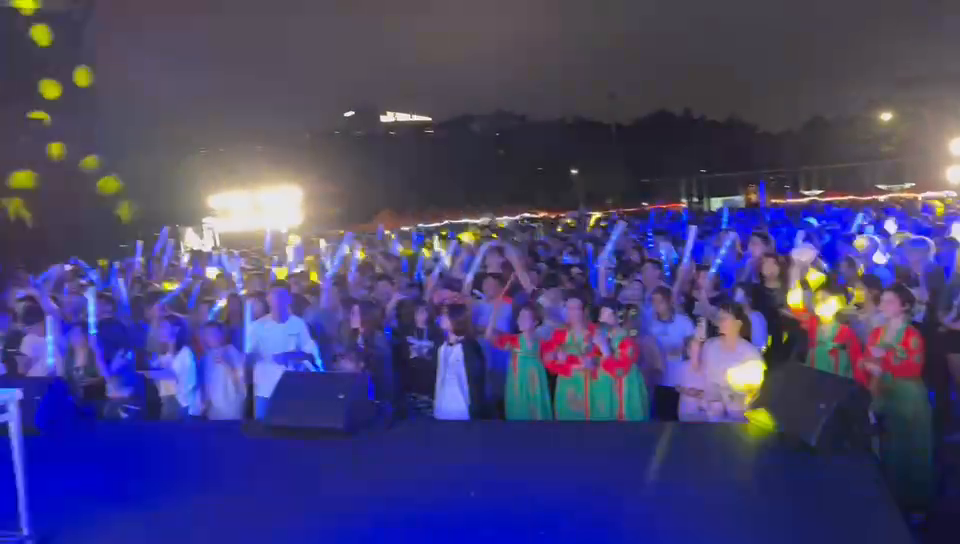
#> input picture frame 26 of OpencvProjects/Recour/DJing.mp4, 960 x 544 px
$ python readvideos.py
#> lines starting #> are read from the running program, lines starting #| are printed output that depends on the picture
import cv2
#import matplotlib.pyplot as plt
import numpy as up
path ='D:\Opencvfiles\Recour\DJing.mp4'
vc = cv2.VideoCapture(path)

if vc.isOpened():
    open, frame = vc.read()
#> frame is the input picture: shape (544, 960, 3); mean B, G, R 114.8, 66.6, 71
else:
    open = False

while open:
    ret, frame = vc.read()
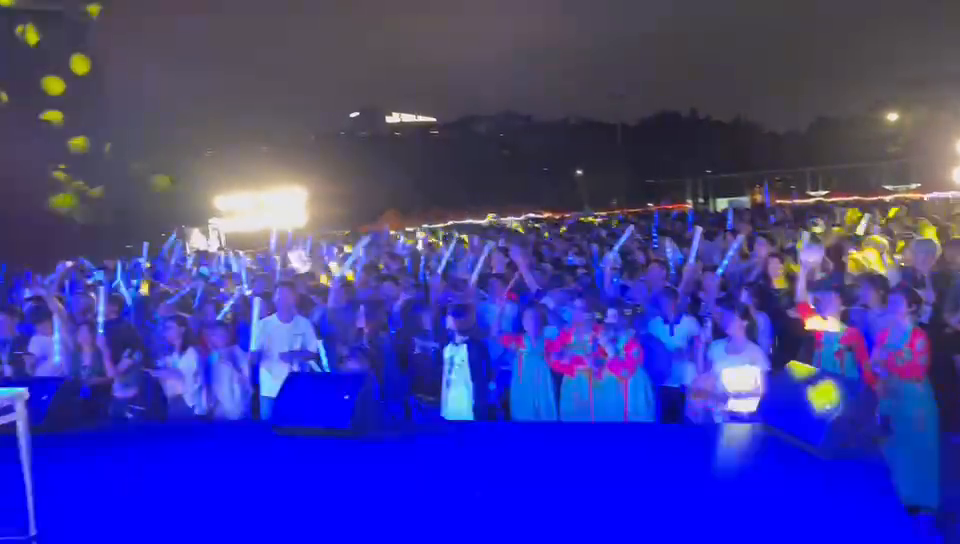
#> input picture frame 27 of OpencvProjects/Recour/DJing.mp4, 960 x 544 px
#> frame is the input picture: shape (544, 960, 3); mean B, G, R 152.1, 59.3, 61.9
    if frame is None:
        break
    if ret == True:
        gray = cv2.cvtColor(frame, cv2.COLOR_BGR2GRAY)
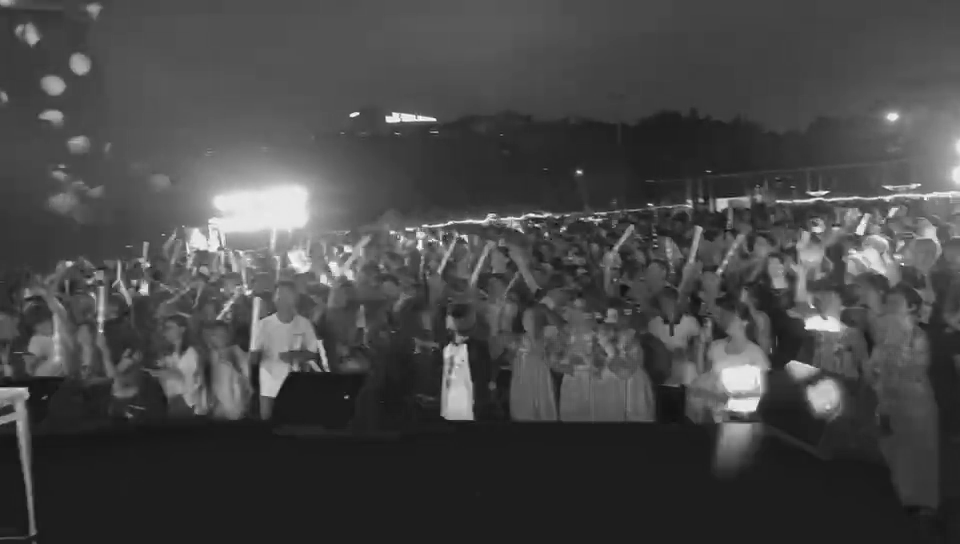
#> gray: shape (544, 960); min 17, max 255, mean 70.7
        cv2.imshow('ans',gray)
        if cv2.waitKey(10) & 0xFF ==27:
#> (key Esc is pressed here)
            break
vc.release()
cv2.destroyAllWindows()

$ run again, starting later in the video
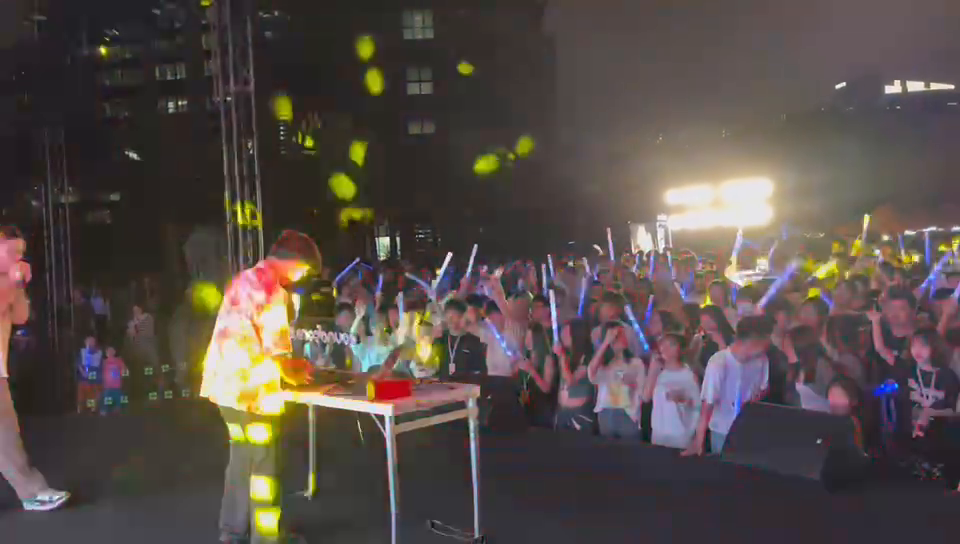
#> input picture frame 117 of OpencvProjects/Recour/DJing.mp4, 960 x 544 px
#> frame is the input picture: shape (544, 960, 3); mean B, G, R 71.4, 75.4, 85.3
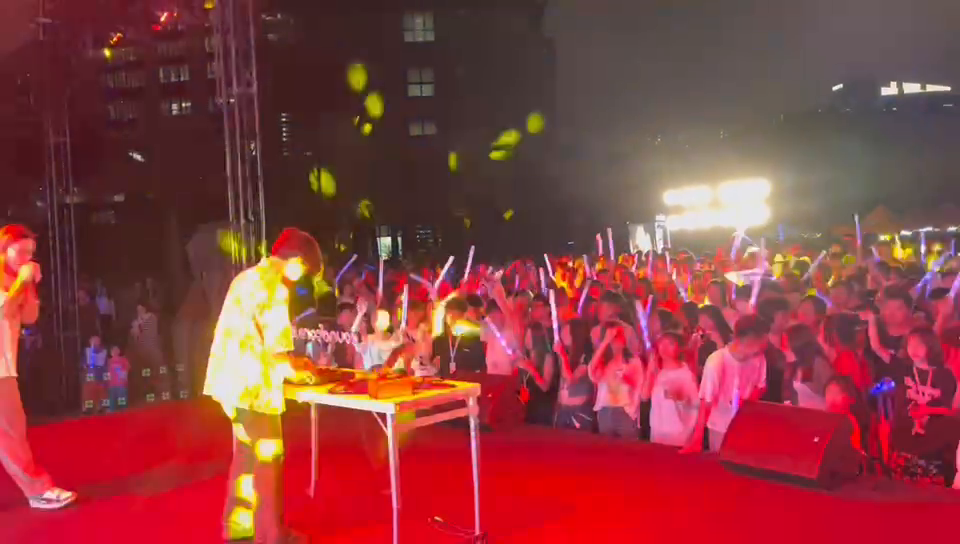
#> input picture frame 118 of OpencvProjects/Recour/DJing.mp4, 960 x 544 px
#> frame is the input picture: shape (544, 960, 3); mean B, G, R 62.9, 61.3, 138.1
#> `gray = cv2.cvtColor(frame, cv2.COLOR_BGR2GRAY)`:
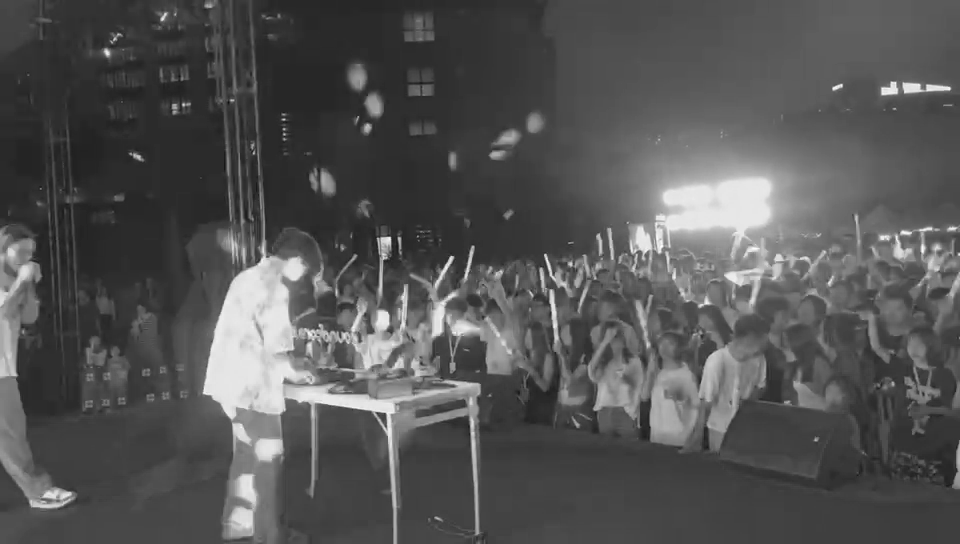
#> gray: shape (544, 960); min 13, max 255, mean 84.5

$ run again, starting later in the video
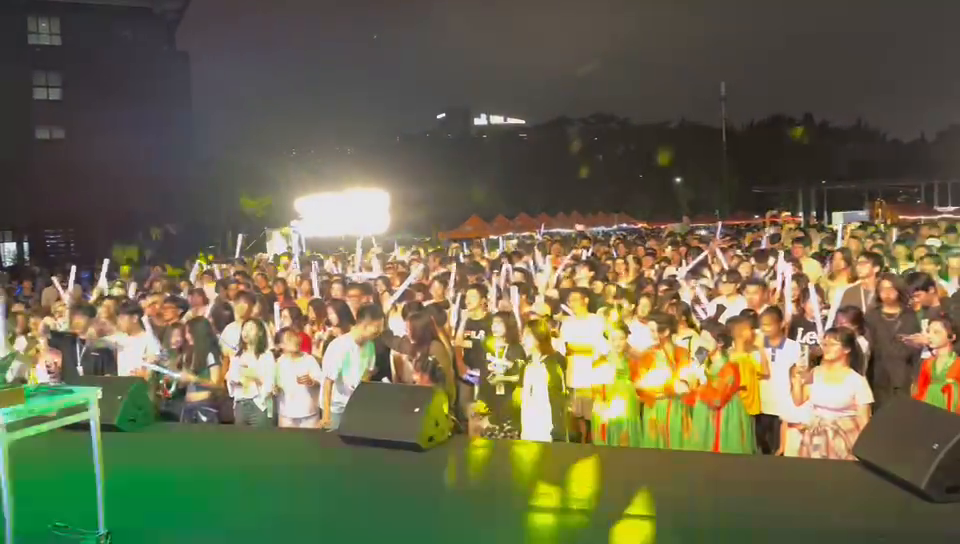
#> input picture frame 209 of OpencvProjects/Recour/DJing.mp4, 960 x 544 px
#> frame is the input picture: shape (544, 960, 3); mean B, G, R 76.7, 104.3, 107.5
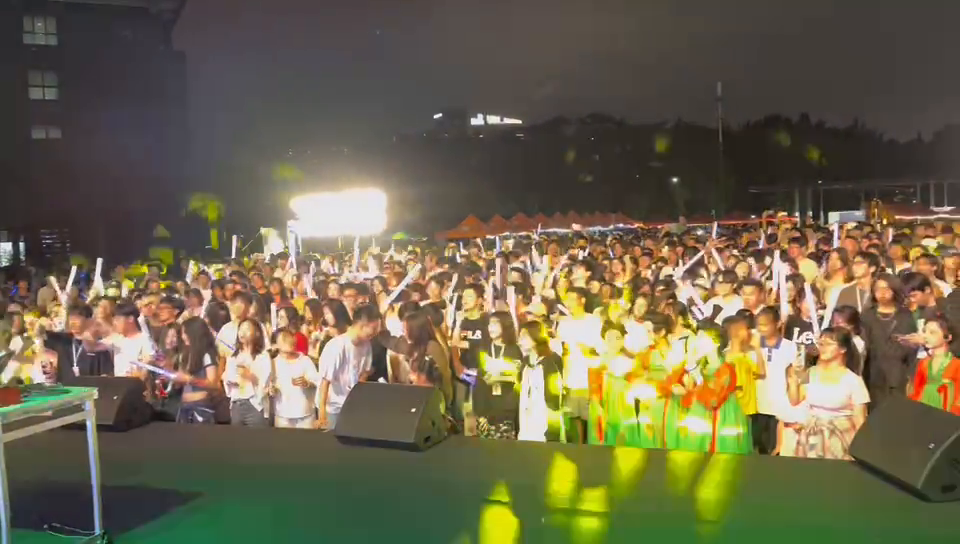
#> input picture frame 210 of OpencvProjects/Recour/DJing.mp4, 960 x 544 px
#> frame is the input picture: shape (544, 960, 3); mean B, G, R 76, 101.4, 109.2
#> `gray = cv2.cvtColor(frame, cv2.COLOR_BGR2GRAY)`:
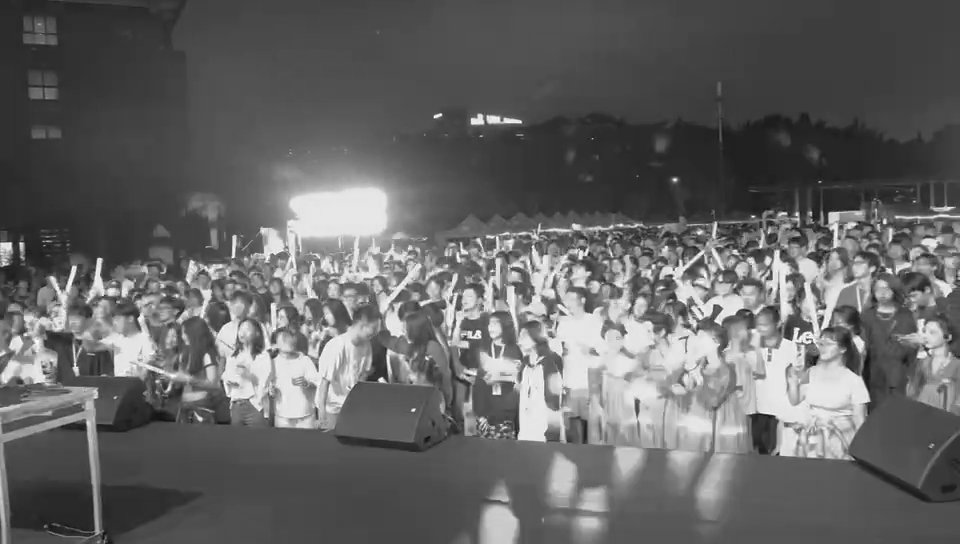
#> gray: shape (544, 960); min 11, max 255, mean 100.9
